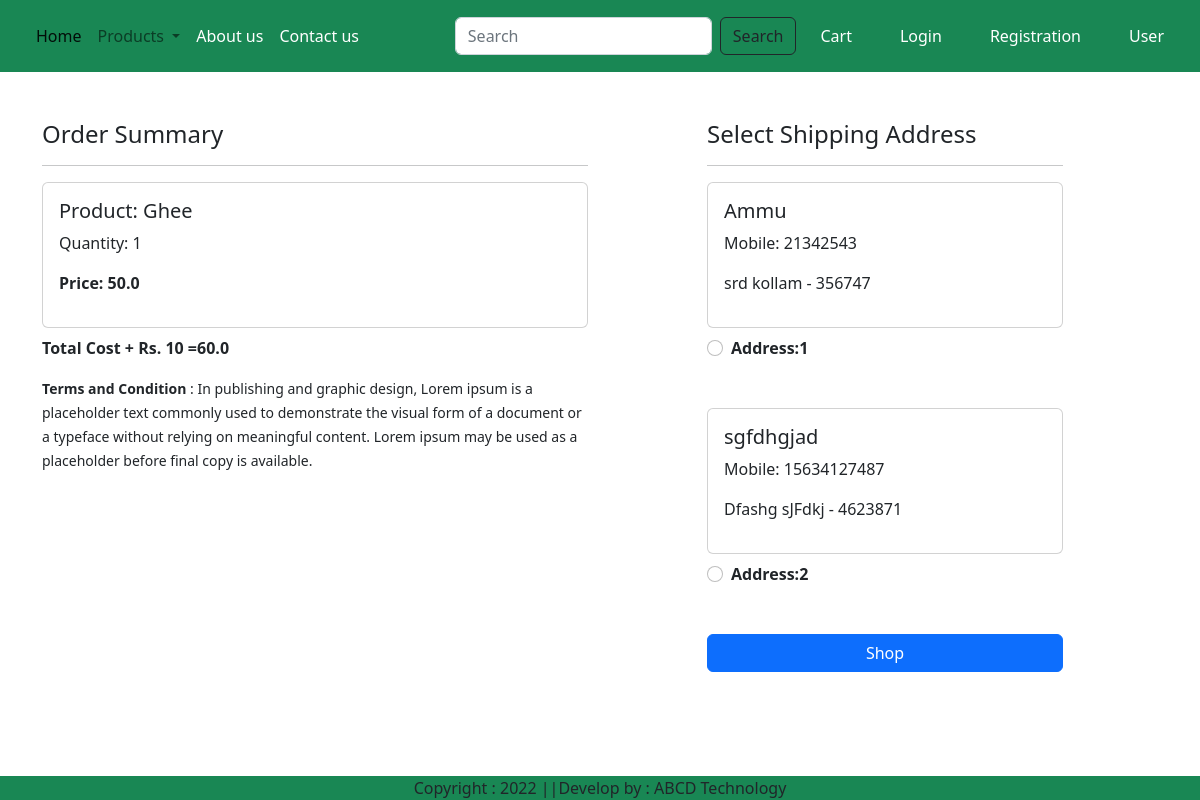
Page /checkout/ (signed in) on the committed database.
### ecomapp/models.py (models this page shows, shortened)
class Cart(models.Model):
    user=models.ForeignKey(User,on_delete=models.CASCADE)
    product=models.ForeignKey(Product,on_delete=models.CASCADE)
    quantity=models.PositiveIntegerField(default=1)

class Product(models.Model):
    objects = None
    name=models.CharField(max_length=100)
    price=models.IntegerField()
    discounted_price=models.FloatField()
    desc=models.TextField()
    composition=models.TextField(default='')
    prodapp=models.TextField(default='')
    category=models.CharField(choices=CATEGORY_CHOICES,max_length=2)
    image=models.ImageField(upload_to='product')

class Customer(models.Model):
    user= models.ForeignKey(User,on_delete=models.CASCADE)
    name=models.CharField(max_length=200)
    locality=models.CharField(max_length=200)
    city=models.CharField(max_length=100)
    mobile=models.IntegerField(default=0)
    zipcode=models.IntegerField()
    state=models.CharField(max_length=100)

### ecomapp/views.py (the view)
# urls.py: path('checkout/',views.checkout.as_view(),name='checkout'),
class checkout(View):
    def get(self,request):
        user=request.user
        add=Customer.objects.filter(user=user)
        cart_items=Cart.objects.filter(user=user)
        famount = 0
        for p in cart_items:
            value = p.quantity * p.product.discounted_price
            famount = famount + value
        totalamount = famount + 10
        return render(request,'checkout.html',locals())

### ecomapp/templates/checkout.html (shortened to what this page needs)
{% extends 'base.html' %}
{% load static %}
{% block main-content %}
<div class="container">
<div class="row mt-5">
    <div class="col-sm-6">
        <h4>Order Summary</h4>
        <hr>
        {% for item in cart_items %}
            <div class="card mb-2">
                <div class="card-body">
                    <h5>Product: {{item.product.name}}</h5>
                    <p>Quantity: {{item.quantity}}</p>
                    <p class="fw-bold">Price: {{item.product.discounted_price}}</p>
                </div>
            </div>
        {% endfor %}
        <p class="fw-bold">Total Cost + Rs. 10 ={{totalamount}}</p>
        <small><b>Terms and Condition</b> : In publishing and graphic design,
            Lorem ipsum is a placeholder text commonly used to demonstrate the visual form of a document or a typeface without relying on meaningful content.
            Lorem ipsum may be used as a placeholder before final copy is available.</small>
    </div>
    <div class="col-sm-4 offset-sm-1">
        <h4>Select Shipping Address</h4>
        <hr>
        <form method="post"  id="myform">
            {% for ad in add %}
                <div class="card">
                    <div class="card-body">
                        <h5>{{ad.name}}</h5>
                        <p>Mobile: {{ad.mobile}}</p>
                        <p>{{ad.locality}} {{ad.city}} - {{ad.zipcode}}</p>
                    </div>
                </div>
            <div class="form-check mt-2 mb-5">
                <input class="form-check-input" type="radio" name="custid" id="custadd{{forloop.counter}}" value="{{ad.id}}">
                <label class="form-check-label fw-bold" for="custadd{{forloop.counter}}">
                    Address:{{forloop.counter}}
                </label>
            </div>
            {% endfor %}
            <div class="text-end">
                      <div class="d-grid"><a href="{% url 'orders' %}" class="btn btn-primary">Shop</a> </div>
            </div>
        </form>
    </div>
</div>
</div>
{% endblock main-content %}

### rows in the picture
Cart: product.name "Ghee", quantity "1", product.discounted_price "50.0"
Customer: name "Ammu", mobile "21342543", locality "srd", city "kollam", zipcode "356747"
Customer: name "sgfdhgjad", mobile "15634127487", locality "Dfashg", city "sJFdkj", zipcode "4623871"

### other values in the picture
{{ totalamount }} "60.0"
